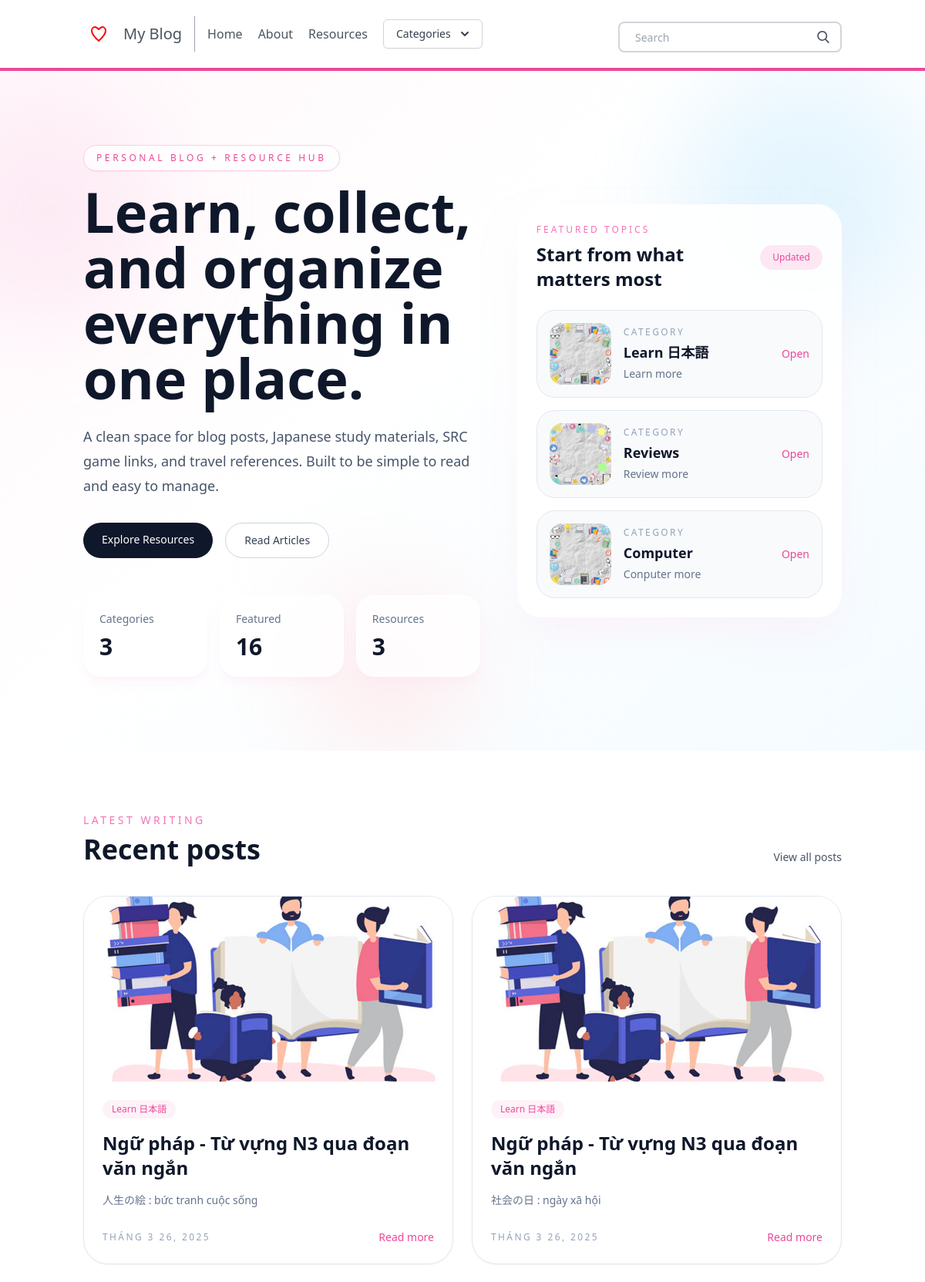
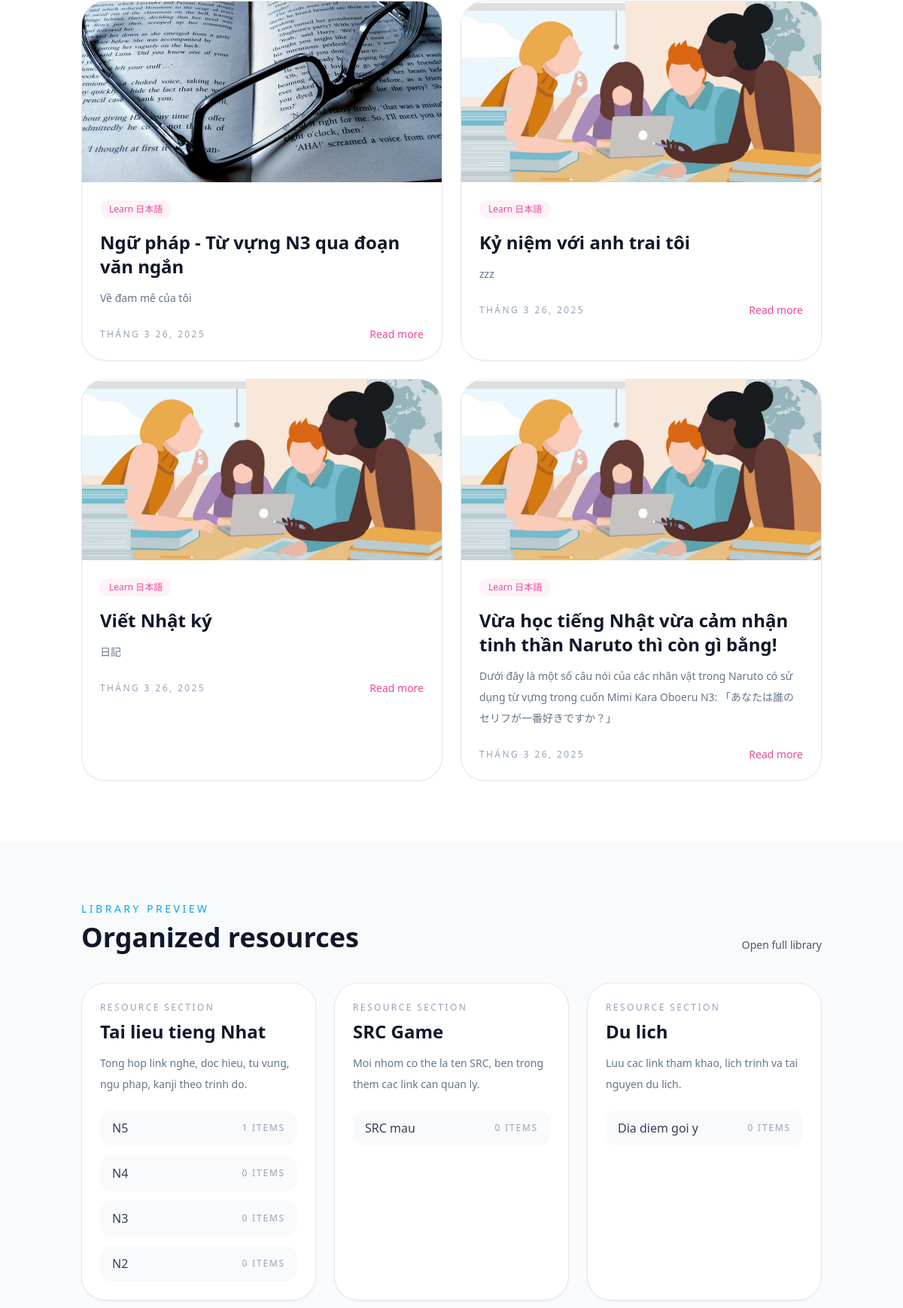
The page / (upper part) on the database its author committed (2 pictures, top to bottom).
### posts/models.py (models this page shows, shortened)
class Category(models.Model):
    title = models.CharField(max_length=20)
    subtitle = models.CharField(max_length=20)
    slug = models.SlugField()
    thumbnail = models.ImageField()

class Post(models.Model):
    title = models.CharField(max_length=100)
    slug = models.SlugField()
    overview = models.TextField()
    timestamp = models.DateTimeField(auto_now_add=True)
    content = models.TextField()
    author = models.ForeignKey(Author, on_delete=models.CASCADE)
    thumbnail = models.ImageField()
    categories = models.ManyToManyField(Category)
    featured = models.BooleanField()

class ResourceSection(models.Model):
    title = models.CharField(max_length=100)
    slug = models.SlugField(unique=True)
    description = models.TextField(blank=True)
    display_order = models.PositiveIntegerField(default=0)
    class Meta:
        ordering = ["display_order", "title"]

class ResourceGroup(models.Model):
    section = models.ForeignKey(
        ResourceSection,
        on_delete=models.CASCADE,
        related_name="groups",
    )
    title = models.CharField(max_length=100)
    description = models.TextField(blank=True)
    display_order = models.PositiveIntegerField(default=0)
    class Meta:
        ordering = ["display_order", "title"]
        unique_together = ("section", "title")

### posts/views.py (the view)
# urls.py: path('', homepage, name = 'homepage'),
def homepage (request):
    categories = Category.objects.all()[0:3]
    featured = Post.objects.filter(featured=True)
    latest = Post.objects.order_by('-timestamp')[0:6]
    resource_sections = ResourceSection.objects.prefetch_related('groups__links')[:3]
    context= {
        'object_list': featured,
        'latest': latest,
        'categories':categories,
        'resource_sections': resource_sections,
    }
    return render(request, 'homepage.html',context)

### posts/templatetags/markdown_extras.py (called while the page is built)
@register.simple_tag
def get_categories():
    return Category.objects.all()[0:3]

### templates/homepage.html
{% extends 'base.html' %}
{% block content %}
<section class="relative overflow-hidden bg-[linear-gradient(135deg,_#fff8fb_0%,_#fff_42%,_#f4fbff_100%)]">
  <div class="absolute inset-0 opacity-70">
    <div class="absolute -left-20 top-10 h-72 w-72 rounded-full bg-pink-200/50 blur-3xl"></div>
    <div class="absolute right-0 top-0 h-80 w-80 rounded-full bg-sky-200/50 blur-3xl"></div>
    <div class="absolute bottom-0 left-1/3 h-52 w-52 rounded-full bg-rose-100 blur-3xl"></div>
  </div>
  <div class="relative container mx-auto px-5 py-16 md:py-24">
    <div class="grid items-center gap-12 lg:grid-cols-[1.1fr_0.9fr]">
      <div>
        <p class="mb-4 inline-flex rounded-full border border-pink-200 bg-white/80 px-4 py-2 text-xs uppercase tracking-[0.3em] text-pink-500 shadow-sm">
          Personal Blog + Resource Hub
        </p>
        <h1 class="max-w-3xl text-5xl font-semibold leading-tight text-slate-900 md:text-7xl">
          Learn, collect, and organize everything in one place.
        </h1>
        <p class="mt-6 max-w-2xl text-lg leading-8 text-slate-600">
          A clean space for blog posts, Japanese study materials, SRC game links, and travel references. Built to be simple to read and easy to manage.
        </p>
        <div class="mt-8 flex flex-wrap gap-4">
          <a href="{% url 'resource_library' %}" class="rounded-full bg-slate-900 px-6 py-3 text-sm font-medium text-white transition hover:bg-slate-700">
            Explore Resources
          </a>
          <a href="{% url 'allposts' %}" class="rounded-full border border-slate-300 bg-white px-6 py-3 text-sm font-medium text-slate-700 transition hover:bg-slate-50">
            Read Articles
          </a>
        </div>
        <div class="mt-12 grid gap-4 sm:grid-cols-3">
          <div class="rounded-3xl border border-white/80 bg-white/80 p-5 shadow-lg shadow-pink-100/40 backdrop-blur">
            <p class="text-sm text-slate-500">Categories</p>
            <p class="mt-2 text-3xl font-semibold text-slate-900">{{ categories|length }}</p>
          </div>
          <div class="rounded-3xl border border-white/80 bg-white/80 p-5 shadow-lg shadow-pink-100/40 backdrop-blur">
            <p class="text-sm text-slate-500">Featured</p>
            <p class="mt-2 text-3xl font-semibold text-slate-900">{{ object_list|length }}</p>
          </div>
          <div class="rounded-3xl border border-white/80 bg-white/80 p-5 shadow-lg shadow-pink-100/40 backdrop-blur">
            <p class="text-sm text-slate-500">Resources</p>
            <p class="mt-2 text-3xl font-semibold text-slate-900">{{ resource_sections|length }}</p>
          </div>
        </div>
      </div>
      <div class="relative">
        <div class="rounded-[2rem] border border-white/70 bg-white/90 p-6 shadow-2xl shadow-pink-100/50 backdrop-blur">
          <div class="mb-6 flex items-center justify-between">
            <div>
              <p class="text-xs uppercase tracking-[0.25em] text-pink-400">Featured topics</p>
              <h2 class="mt-2 text-2xl font-semibold text-slate-900">Start from what matters most</h2>
            </div>
            <div class="rounded-full bg-pink-100 px-4 py-2 text-xs font-medium text-pink-500">Updated</div>
          </div>
          <div class="space-y-4">
            {% for category in categories %}
            <a href="{% url 'postlist' category.slug %}" class="group flex items-center gap-4 rounded-3xl border border-slate-200 bg-slate-50 px-4 py-4 transition hover:-translate-y-0.5 hover:border-pink-200 hover:bg-white hover:shadow-md">
              <img src="{{ category.thumbnail.url }}" alt="{{ category.title }}" class="h-20 w-20 rounded-2xl object-cover">
              <div class="flex-1">
                <p class="text-xs uppercase tracking-[0.2em] text-slate-400">Category</p>
                <h3 class="mt-1 text-lg font-semibold text-slate-900">{{ category.title }}</h3>
                <p class="mt-1 text-sm text-slate-500">{{ category.subtitle }}</p>
              </div>
              <span class="text-sm font-medium text-pink-500 transition group-hover:translate-x-1">Open</span>
            </a>
            {% endfor %}
          </div>
        </div>
      </div>
    </div>
  </div>
</section>
<section class="bg-white">
  <div class="container mx-auto px-5 py-20">
    <div class="mb-10 flex flex-col gap-4 md:flex-row md:items-end md:justify-between">
      <div>
        <p class="text-sm uppercase tracking-[0.25em] text-pink-400">Latest Writing</p>
        <h2 class="mt-2 text-4xl font-semibold text-slate-900">Recent posts</h2>
      </div>
      <a href="{% url 'allposts' %}" class="text-sm font-medium text-slate-600 hover:text-pink-500">View all posts</a>
    </div>
    <div class="grid gap-6 md:grid-cols-2 xl:grid-cols-3">
      {% for post in latest %}
      <article class="overflow-hidden rounded-[2rem] border border-slate-200 bg-white shadow-sm transition hover:-translate-y-1 hover:shadow-xl hover:shadow-slate-200/60">
        <a href="{% url 'post' post.slug %}" class="block">
          <img src="{{ post.thumbnail.url }}" alt="{{ post.title }}" class="h-60 w-full object-cover">
        </a>
        <div class="p-6">
          <div class="mb-4 flex flex-wrap gap-2">
            {% for category in post.categories.all %}
            <span class="rounded-full bg-pink-50 px-3 py-1 text-xs font-medium text-pink-500">{{ category.title }}</span>
            {% endfor %}
          </div>
          <h3 class="text-2xl font-semibold text-slate-900">{{ post.title }}</h3>
          <p class="mt-3 line-clamp-3 text-sm leading-7 text-slate-500">{{ post.overview }}</p>
          <div class="mt-6 flex items-center justify-between">
            <p class="text-xs uppercase tracking-[0.2em] text-slate-400">{{ post.timestamp|date:"M d, Y" }}</p>
            <a href="{% url 'post' post.slug %}" class="text-sm font-medium text-pink-500 hover:text-pink-600">Read more</a>
          </div>
        </div>
      </article>
      {% endfor %}
    </div>
  </div>
</section>
<section class="bg-slate-50">
  <div class="container mx-auto px-5 py-20">
    <div class="mb-10 flex flex-col gap-4 md:flex-row md:items-end md:justify-between">
      <div>
        <p class="text-sm uppercase tracking-[0.25em] text-sky-500">Library Preview</p>
        <h2 class="mt-2 text-4xl font-semibold text-slate-900">Organized resources</h2>
      </div>
      <a href="{% url 'resource_library' %}" class="text-sm font-medium text-slate-600 hover:text-sky-500">Open full library</a>
    </div>
    <div class="grid gap-6 lg:grid-cols-3">
      {% for section in resource_sections %}
      <article class="rounded-[2rem] border border-slate-200 bg-white p-6 shadow-sm">
        <div class="mb-5">
          <p class="text-xs uppercase tracking-[0.2em] text-slate-400">Resource section</p>
          <h3 class="mt-2 text-2xl font-semibold text-slate-900">{{ section.title }}</h3>
          {% if section.description %}
          <p class="mt-3 text-sm leading-7 text-slate-500">{{ section.description }}</p>
          {% endif %}
        </div>
        <div class="space-y-3">
          {% for group in section.groups.all|slice:":4" %}
          <div class="flex items-center justify-between rounded-2xl bg-slate-50 px-4 py-3">
            <span class="font-medium text-slate-700">{{ group.title }}</span>
            <span class="text-xs uppercase tracking-[0.15em] text-slate-400">{{ group.links.count }} items</span>
          </div>
          {% empty %}
          <div class="rounded-2xl border border-dashed border-slate-300 px-4 py-5 text-sm text-slate-500">
            No groups available yet.
          </div>
          {% endfor %}
        </div>
      </article>
      {% endfor %}
    </div>
  </div>
</section>
{% endblock content %}

### rows shown on the page
Category: thumbnail (picture), title "Learn 日本語", subtitle "Learn more"
Category: thumbnail (picture), title "Reviews", subtitle "Review more"
Category: thumbnail (picture), title "Computer", subtitle "Conputer more"
Post: thumbnail (picture), title "Ngữ pháp - Từ vựng N3 qua đoạn văn ngắn", overview "人生の絵 : bức tranh cuộc sống", timestamp "THÁNG 3 26, 2025"
Post: thumbnail (picture), title "Ngữ pháp - Từ vựng N3 qua đoạn văn ngắn", overview "社会の日 : ngày xã hội", timestamp "THÁNG 3 26, 2025"
Post: thumbnail (picture), title "Ngữ pháp - Từ vựng N3 qua đoạn văn ngắn", overview "Về đam mê của tôi", timestamp "THÁNG 3 26, 2025"
Post: thumbnail (picture), title "Kỷ niệm với anh trai tôi", overview "zzz", timestamp "THÁNG 3 26, 2025"
Post: thumbnail (picture), title "Viết Nhật ký", overview "日記", timestamp "THÁNG 3 26, 2025"
Post: thumbnail (picture), title "Vừa học tiếng Nhật vừa cảm nhận tinh thần Naruto thì còn gì bằng!", overview "Dưới đây là một số câu nói của các nhân vật trong Naruto có sử dụng từ vựng trong cuốn Mimi Kara Oboeru N3: 「あなたは誰のセリフが一番好きですか？」", timestamp "THÁNG 3 26, 2025"
ResourceSection: title "Tai lieu tieng Nhat", description "Tong hop link nghe, doc hieu, tu vung, ngu phap, kanji theo trinh do."
ResourceGroup: title "N5", links.count "1"
ResourceGroup: title "N4", links.count "0"
ResourceGroup: title "N3", links.count "0"
ResourceGroup: title "N2", links.count "0"
ResourceSection: title "SRC Game", description "Moi nhom co the la ten SRC, ben trong them cac link can quan ly."
ResourceGroup: title "SRC mau", links.count "0"
ResourceSection: title "Du lich", description "Luu cac link tham khao, lich trinh va tai nguyen du lich."
ResourceGroup: title "Dia diem goi y", links.count "0"

### other values the page prints
{{ categories|length }} "3"
{{ object_list|length }} "16"
{{ resource_sections|length }} "3"
